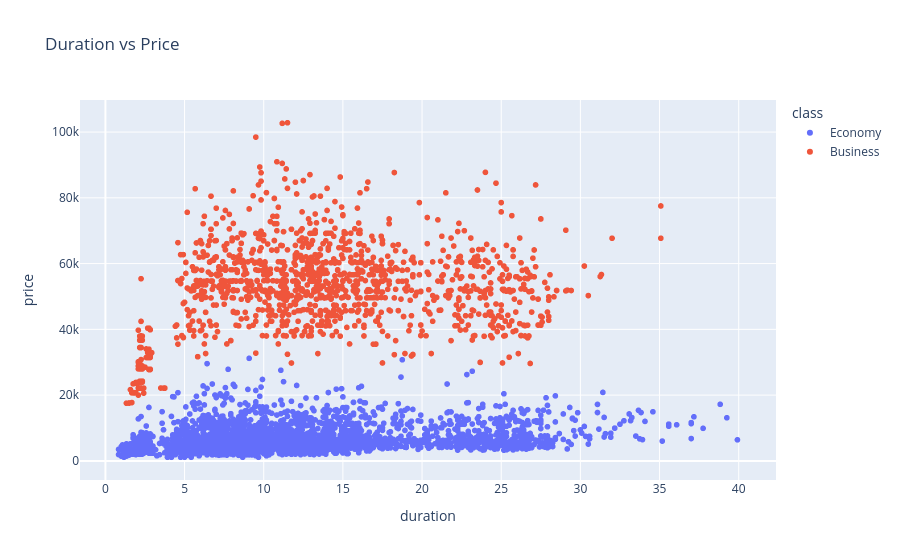

Source (notebook cell):
### Code cell
fig = px.scatter(
    data.sample(5000),
    x='duration',
    y='price',
    color='class',
    hover_data=['airline'],
    title='Duration vs Price'
)

fig.show()

### Figure 1 — Plotly figure (JSON) as saved in the notebook; plotly's stock layout.template omitted (floating-point values rounded to 4 significant figures; data arrays with more than 128 entries replaced by an {"elided": "..."} marker saying what was removed)
{"data": [{"customdata": {"elided": "3444x1 str values"}, "hovertemplate": "class=Economy<br>duration=%{x}<br>price=%{y}<br>airline=%{customdata[0]}<extra></extra>", "legendgroup": "Economy", "marker": {"color": "#636efa", "symbol": "circle"}, "mode": "markers", "name": "Economy", "showlegend": true, "type": "scattergl", "x": {"elided": "3444 float values"}, "xaxis": "x", "y": {"elided": "3444 int values"}, "yaxis": "y"}, {"customdata": {"elided": "1556x1 str values"}, "hovertemplate": "class=Business<br>duration=%{x}<br>price=%{y}<br>airline=%{customdata[0]}<extra></extra>", "legendgroup": "Business", "marker": {"color": "#EF553B", "symbol": "circle"}, "mode": "markers", "name": "Business", "showlegend": true, "type": "scattergl", "x": {"elided": "1556 float values"}, "xaxis": "x", "y": {"elided": "1556 int values"}, "yaxis": "y"}], "layout": {"legend": {"title": {"text": "class"}, "tracegroupgap": 0}, "title": {"text": "Duration vs Price"}, "xaxis": {"anchor": "y", "domain": [0, 1], "title": {"text": "duration"}}, "yaxis": {"anchor": "x", "domain": [0, 1], "title": {"text": "price"}}}}
